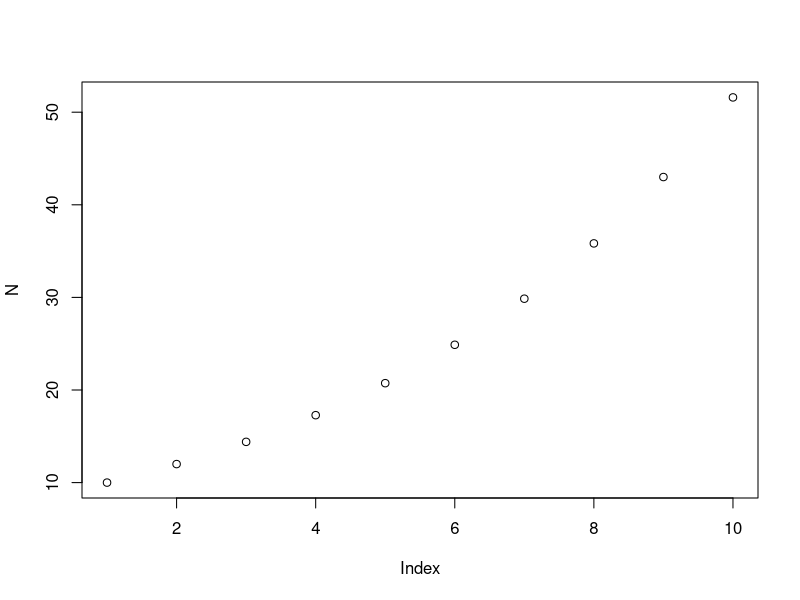
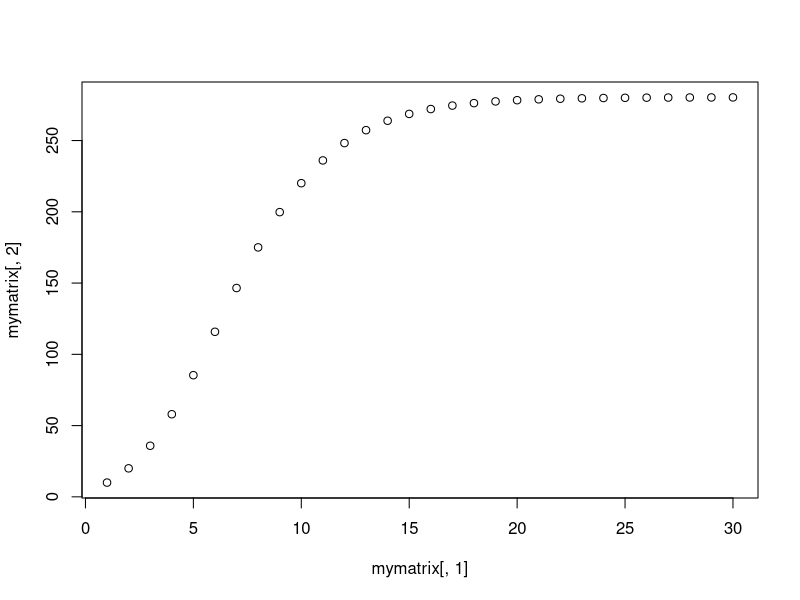

Write R code to recreate these figures, in order.
## ---- chunk 1
#this is my brilliant working code
##exponential growth function
#value of growth rate
lambda = 1.2
#vector for holding state variable
N = numeric(10)
#initial value of N
N[1] = 10
#loop to calculate N over time Use t to index vector
for (t in 2:10){
  #store the values of N in a vector
  N[t] = lambda * N[t-1]
}#end of loop
#if plot has only 1 arguement it assumes it is a time series
plot(N)
## ---- chunk 2
#more brilliant code
#3gompertz model for plant growth with matrix
mu0 = 1
k =0.3
#B is numeric with size 30
B = numeric(30)
t = numeric(30)
mymatrix<-matrix(0,nrow=30,ncol=2)
#the first element of B to the value of 10
#B= biomass
B[1] = 10
t[1] = 1
for (t in 2:length(B)) {
  B[t] = B[t-1] + (mu0*B[t-1])*(1-(k/mu0*log(B[t-1]/B[1])))
}

for(i in 1:30){
  mymatrix[i,2] <- B[i]
  mymatrix[i,1] <- i
}

plot(x = mymatrix[,1],y = mymatrix[,2])
mymatrix
